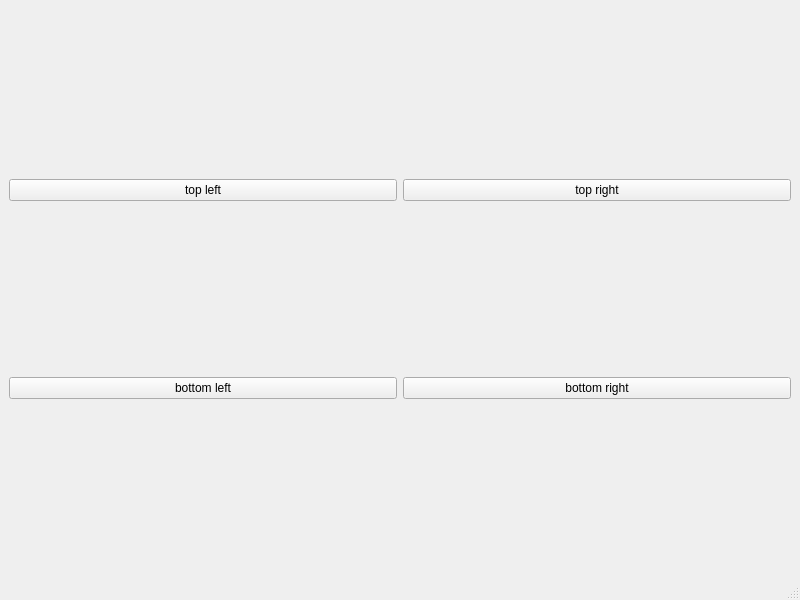
<?xml version="1.0" encoding="UTF-8"?>
<ui version="4.0">
 <class>MainWindow</class>
 <widget class="QMainWindow" name="MainWindow">
  <property name="geometry">
   <rect>
    <x>0</x>
    <y>0</y>
    <width>800</width>
    <height>600</height>
   </rect>
  </property>
  <property name="windowTitle">
   <string>MainWindow</string>
  </property>
  <widget class="QWidget" name="centralwidget">
   <layout class="QGridLayout" name="gridLayout">
    <item row="0" column="0">
     <widget class="QPushButton" name="pushButton_2">
      <property name="text">
       <string>top left</string>
      </property>
     </widget>
    </item>
    <item row="0" column="1">
     <widget class="QPushButton" name="pushButton">
      <property name="text">
       <string>top right</string>
      </property>
     </widget>
    </item>
    <item row="1" column="0">
     <widget class="QPushButton" name="pushButton_3">
      <property name="text">
       <string>bottom left</string>
      </property>
     </widget>
    </item>
    <item row="1" column="1">
     <widget class="QPushButton" name="pushButton_4">
      <property name="text">
       <string>bottom right</string>
      </property>
     </widget>
    </item>
   </layout>
  </widget>
  <widget class="QMenuBar" name="menubar">
   <property name="geometry">
    <rect>
     <x>0</x>
     <y>0</y>
     <width>800</width>
     <height>29</height>
    </rect>
   </property>
  </widget>
  <widget class="QStatusBar" name="statusbar"/>
 </widget>
 <resources/>
 <connections/>
</ui>
